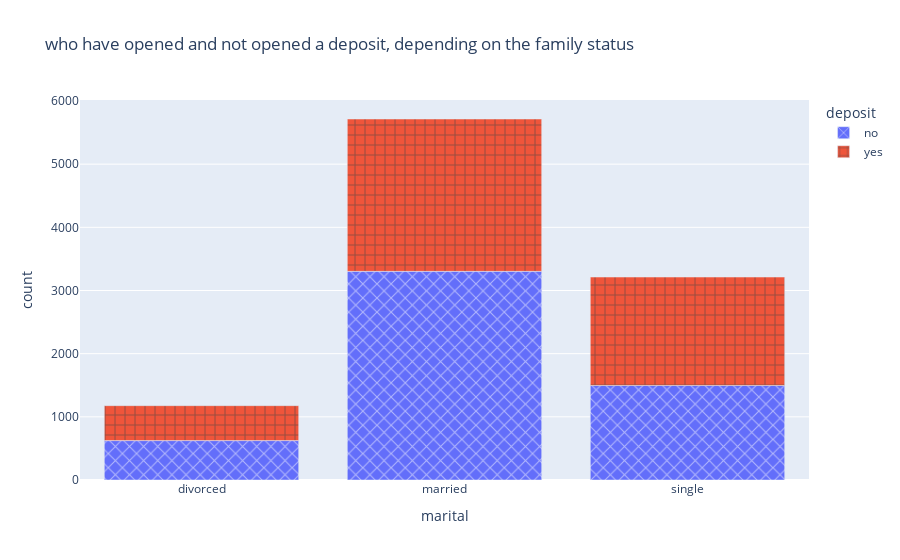

This figure's notebook cell:
### Markdown cell above
### Задания 9 и 10

### Code cell
# постройте визуализации для открывших и неоткрывших депозит в зависимости от семейного статуса
deposit_and_marital = cleaned.groupby(['marital','deposit']).size().reset_index(name='count')

fig_marital_and_deposit = px.bar(deposit_and_marital, x='marital', y='count', color='deposit',pattern_shape="deposit",
                                pattern_shape_sequence=["x", "+"],title='who have opened and not opened a deposit, depending on the family status')
fig_marital_and_deposit.show()

### Figure 1 — Plotly figure (JSON) as saved in the notebook; plotly's stock layout.template omitted (floating-point values rounded to 4 significant figures)
{"data": [{"alignmentgroup": "True", "hovertemplate": "deposit=no<br>marital=%{x}<br>count=%{y}<extra></extra>", "legendgroup": "no", "marker": {"color": "#636efa", "pattern": {"shape": "x"}}, "name": "no", "offsetgroup": "no", "orientation": "v", "showlegend": true, "textposition": "auto", "type": "bar", "x": ["divorced", "married", "single"], "xaxis": "x", "y": [624, 3303, 1497], "yaxis": "y"}, {"alignmentgroup": "True", "hovertemplate": "deposit=yes<br>marital=%{x}<br>count=%{y}<extra></extra>", "legendgroup": "yes", "marker": {"color": "#EF553B", "pattern": {"shape": "+"}}, "name": "yes", "offsetgroup": "yes", "orientation": "v", "showlegend": true, "textposition": "auto", "type": "bar", "x": ["divorced", "married", "single"], "xaxis": "x", "y": [553, 2412, 1716], "yaxis": "y"}], "layout": {"barmode": "relative", "legend": {"title": {"text": "deposit"}, "tracegroupgap": 0}, "title": {"text": "who have opened and not opened a deposit, depending on the family status"}, "xaxis": {"anchor": "y", "domain": [0, 1], "title": {"text": "marital"}}, "yaxis": {"anchor": "x", "domain": [0, 1], "title": {"text": "count"}}}}
